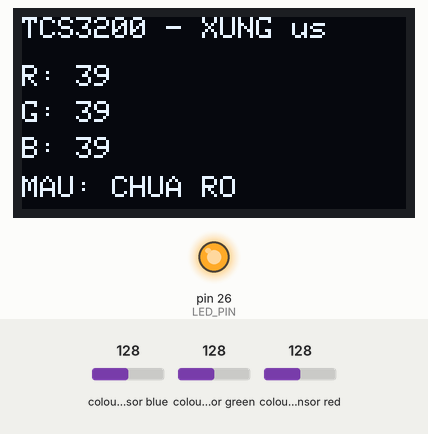
Simulated run of this sketch. Board: Arduino Mega 2560, built with avr-gcc and run on an emulated ATmega2560. Shown: 128×64 one-colour display, output pins drawn as LEDs (lit = HIGH). Wiring (inferred from the names in the program): TCS3200 colour sensor: output pin 29; S2 pin 28; S3 pin 27; S0 pin 25; S1 pin 24. Inputs (shaded band) come from the test bench; at power-on: colour sensor blue 128, colour sensor green 128, colour sensor red 128. Pins used as bus, display or sensor lines are not drawn; what the sketch prints to the serial monitor is not drawn.

Above: at 1.2 s.
1.3 s: colour sensor blue set to 191
At 1.8 s:
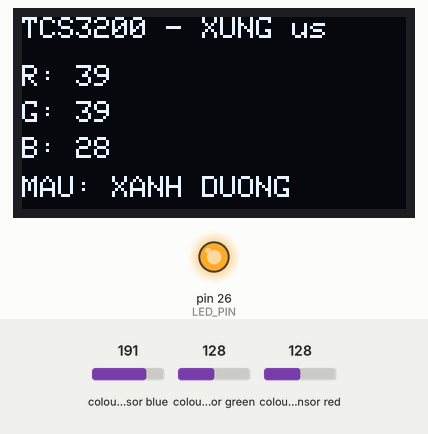
2.9 s: colour sensor green set to 250
At 4.1 s:
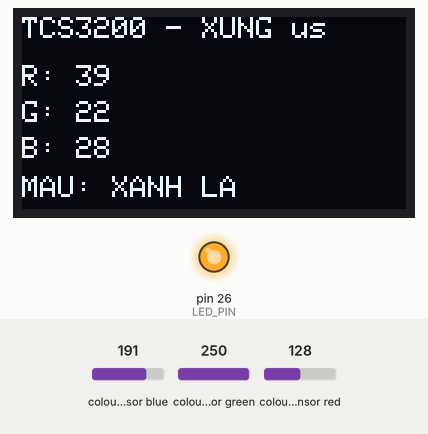
4.4 s: colour sensor red set to 250
At 5.3 s:
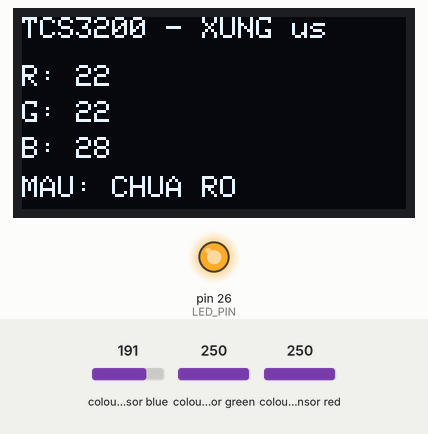
5.9 s: colour sensor green set to 5
At 6.4 s:
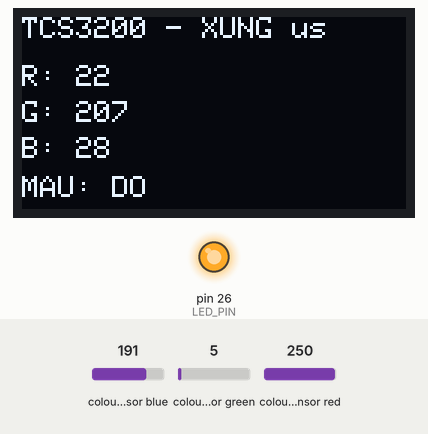
Timing chart, 0 to 8.5 s (numbered marks = the images above; inputs shaded):
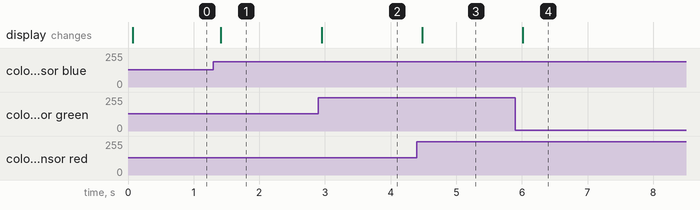

The sketch:

Bai_11_cam_bien_mau_tcs3200.ino
```cpp
// BÀI 11: CẢM BIẾN MÀU TCS3200
#include <Wire.h>
#include <Adafruit_GFX.h>
#include <Adafruit_SSD1306.h>

const uint8_t S0_PIN = 25;
const uint8_t S1_PIN = 24;
const uint8_t LED_PIN = 26;
const uint8_t OUT_PIN = 29;
const uint8_t S2_PIN = 28;
const uint8_t S3_PIN = 27;

const unsigned long TIMEOUT_NHANH_US = 30000UL;
const unsigned long TIMEOUT_CHAM_US = 100000UL;

Adafruit_SSD1306 oled(128, 64, &Wire, -1);

unsigned long docMotKenh(uint8_t s2, uint8_t s3) {
  digitalWrite(S2_PIN, s2);
  digitalWrite(S3_PIN, s3);
  delay(3); // Chờ bộ lọc quang ổn định.

  unsigned long xung = pulseIn(OUT_PIN, LOW, TIMEOUT_NHANH_US);
  if (xung == 0) {
    // Thử lại với thời gian chờ dài hơn khi bề mặt tối.
    xung = pulseIn(OUT_PIN, LOW, TIMEOUT_CHAM_US);
  }
  return xung;
}

const char *nhanDangMau(unsigned long r,
                        unsigned long g,
                        unsigned long b) {
  if (r == 0 || g == 0 || b == 0) return "NO PULSE";

  // Độ rộng xung nhỏ hơn nghĩa là kênh màu mạnh hơn.
  if (r * 100UL < g * 85UL && r * 100UL < b * 85UL) return "DO";
  if (g * 100UL < r * 85UL && g * 100UL < b * 85UL) return "XANH LA";
  if (b * 100UL < r * 85UL && b * 100UL < g * 85UL) return "XANH DUONG";
  return "CHUA RO";
}

void hienThi(unsigned long r, unsigned long g,
             unsigned long b, const char *mau) {
  oled.clearDisplay();
  oled.setTextColor(SSD1306_WHITE);
  oled.setTextSize(1);
  oled.setCursor(0, 0);
  oled.println("TCS3200 - XUNG us");
  oled.setCursor(0, 16); oled.print("R: "); r ? oled.println(r) : oled.println("--");
  oled.setCursor(0, 28); oled.print("G: "); g ? oled.println(g) : oled.println("--");
  oled.setCursor(0, 40); oled.print("B: "); b ? oled.println(b) : oled.println("--");
  oled.setCursor(0, 53); oled.print("MAU: "); oled.println(mau);
  oled.display();
}

void setup() {
  Serial.begin(115200);
  pinMode(S0_PIN, OUTPUT);
  pinMode(S1_PIN, OUTPUT);
  pinMode(S2_PIN, OUTPUT);
  pinMode(S3_PIN, OUTPUT);
  pinMode(LED_PIN, OUTPUT);
  pinMode(OUT_PIN, INPUT);

  // Chọn tỉ lệ tần số đầu ra 20%.
  digitalWrite(S0_PIN, HIGH);
  digitalWrite(S1_PIN, LOW);
  digitalWrite(LED_PIN, HIGH);

  Wire.begin();
  if (!oled.begin(SSD1306_SWITCHCAPVCC, 0x3C)) {
    Serial.println("LOI OLED");
    while (true) delay(1000);
  }
}

void loop() {
  unsigned long r = docMotKenh(LOW, LOW);   // Bộ lọc đỏ
  unsigned long b = docMotKenh(LOW, HIGH);  // Bộ lọc lam
  unsigned long g = docMotKenh(HIGH, HIGH); // Bộ lọc lục
  const char *mau = nhanDangMau(r, g, b);

  Serial.print("R="); Serial.print(r);
  Serial.print(" G="); Serial.print(g);
  Serial.print(" B="); Serial.print(b);
  Serial.print(" MAU="); Serial.println(mau);

  hienThi(r, g, b, mau);
  delay(150);
}
```

Measured:
- after the input at 1.3 s, the display: changes after 0.11 s (image 1)
- after the input at 2.9 s, the display: changes after 0.05 s (image 2)
- after the input at 4.4 s, the display: changes after 0.08 s (image 3)
- after the input at 5.9 s, the display: changes after 0.11 s (image 4)
